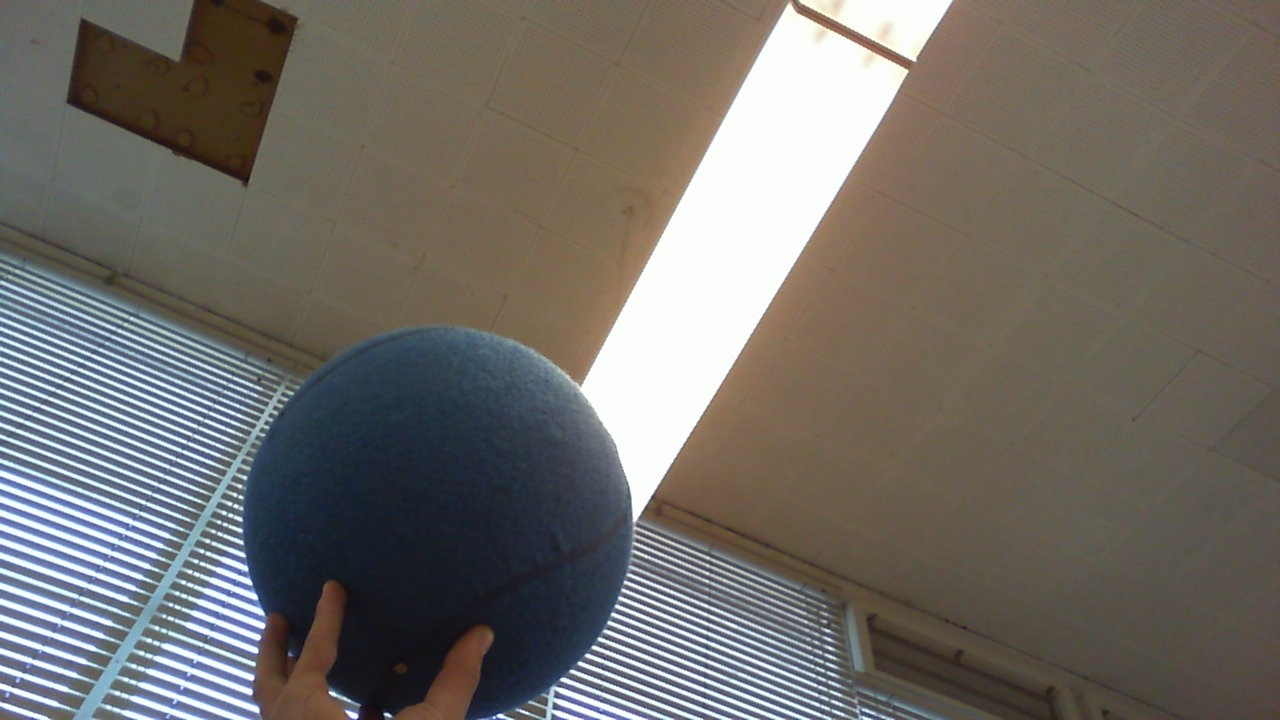
#> input picture vision2022/test2.jpg, 1280 x 720 px, given in place of the camera
$ python main.py test2.jpg test.jpg
#> lines starting #> are read from the running program, lines starting #| are printed output that depends on the picture; after the words box and inside, x2 and y2 are one past the last pixel; in counts of white or black regions, pixels touching at a corner belong together
#> in proc_video, frame is the input picture: shape (720, 1280, 3); mean B, G, R 103.5, 108.8, 112.5
import cv2
import numpy as np

import sys
from fractions import Fraction

DEBUG = 1
CHECKS = 1
# 80 = more false positives like faces, 120 = doesn't recognize far away cargo
MIN_SAT = 80
MIN_VAL = 100


def hue_range(hsvImg, minHue, maxHue):
    return cv2.inRange(hsvImg, (minHue, MIN_SAT, MIN_VAL), (maxHue, 255, 255))

def mask_yellow(hsvImg):
    return hue_range(hsvImg, 17, 35)


def process(masked, draw, color):
    # open to remove noise (erode, then dilate)
    # kernel = cv2.getStructuringElement(cv2.MORPH_RECT, (7, 7))
    # eroded = cv2.erode(masked, kernel, iterations=1)
    # opened = cv2.dilate(eroded, kernel, iterations=2)

    contours, _ = cv2.findContours(masked, cv2.RETR_EXTERNAL, cv2.CHAIN_APPROX_SIMPLE)
    print(color)
    for i, c in enumerate(contours):
        (x, y), radius = cv2.minEnclosingCircle(c)
        # filter out really small objects
        if radius < 10: # and CHECKS:
            continue
        # filter out non-round objects
        rx, ry, w, h = cv2.boundingRect(c)
        fullness = cv2.contourArea(c) / (w * h)
        # balls have fullness around .5,
        #  but far in the distance balls can be lower
        if fullness < 0.5 and CHECKS:
            continue

        aspectRatio = w / h
        # balls usually have aspect ratio >1 (they're round)
        if aspectRatio < 0.85 and CHECKS:
            continue

        cv2.circle(draw, (int(x), int(y)), int(radius), color, 3)
        if DEBUG:
            print(i, fullness, aspectRatio, radius)
            cv2.rectangle(draw, (rx, ry), (rx + w, ry + h), color, 3)
            cv2.putText(
                draw,
                str(i),
                (int(x), int(y)),
                cv2.FONT_HERSHEY_SIMPLEX,
                1,
                (0, 0, 0),
                3,
            )
    # cnts = cv2.drawContours(draw, contours, -1, (0, 255, 0), 3)
    return draw


def proc_img(frame):
    # resize
    h, w, _ = frame.shape
#> h = 720; w = 1280
    scale = 600 / float(w)
#> scale = 0.469
    width = int(scale * w)
#> width = 600
    height = int(scale * h)
#> height = 337
    print("resize:", (w, h), (width, height))
#| resize: (1280, 720) (600, 337)
    frame = cv2.resize(frame, (width, height), interpolation=cv2.INTER_AREA)
#> frame: shape (337, 600, 3)
    blurred = cv2.GaussianBlur(frame, (11, 11), 0)
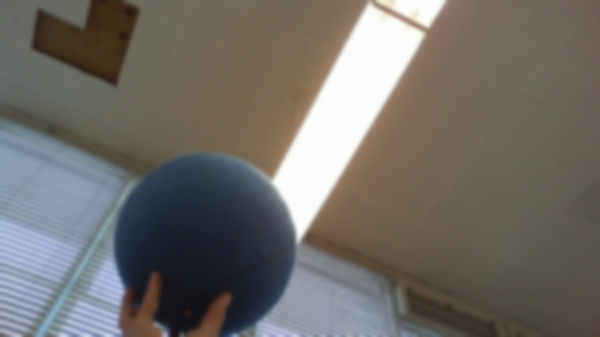
#> blurred: shape (337, 600, 3); mean of channels 0, 1, 2 103.5, 108.8, 112.5; drawn as B, G, R

    hsv = cv2.cvtColor(blurred, cv2.COLOR_BGR2HSV)
#> hsv: shape (337, 600, 3); mean H, S, V 47, 59.4, 120.4
    draw = frame.copy()

    """
    b = mask_blue(hsv)
    if DEBUG:
        cv2.imshow("blue", b)
    process(b, draw, (255, 0, 0))

    r = mask_red(hsv)
    if DEBUG:
        cv2.imshow("red", r)
    process(r, draw, (0, 0, 255))
    """
    y = mask_yellow(hsv)
#> in hue_range, `return cv2.inRange(hsvImg, (minHue, MIN_SAT, MIN_VAL), (maxHue, 255, 2..`:
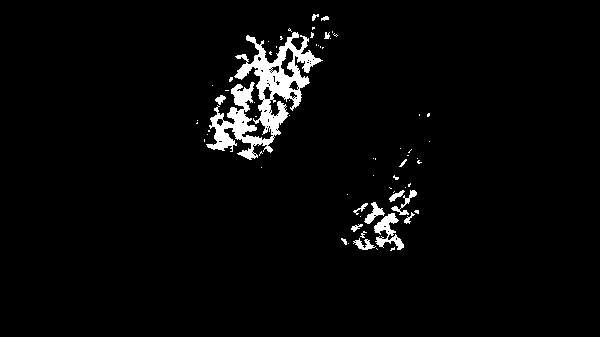
#> returned value: shape (337, 600); 3.2% white; 66 white regions (50 under 20 px)
    if DEBUG:
        cv2.imshow("yellow", y)
    process(y, draw, (0, 255, 0))
#> in process, `contours, _ = cv2.findContours(masked, cv2.RETR_EXTERNAL, cv2.CHAIN_AP..`: contours = 66 contours, 56 with area under 20; largest, box (x1, y1, x2, y2) and area: (206, 32, 323, 160) 4784, (374, 213, 404, 250) 394, (364, 202, 385, 224) 148, (391, 190, 417, 215) 110, (353, 238, 376, 250) 90
#> the loop in process, `for i, c in enumerate(contours):` made 66 passes
#> (x, y, radius) on passes 2, 3, 5, 6, 7, 8, 10, 11, 12, 14, 17, 18: (392, 248.5, 2.5), (348, 243, 0.0001), (343.5, 241, 3.91), (363, 234, 3.61), (356.5, 226.5, 6.04), (360, 216, 0.0001), (409, 218, 6.4), (416.2, 211.5, 2.3), (360, 207, 8.06), (347, 194, 0.0001), (397, 196, 8.6), (405, 187, 0.0001)
#> (c, x, y, radius) on passes 1, 15, 19, 27, 29, 31: ([[376, 248], [377, 249]], 376.5, 248.5, 0.707), ([[394, 191], [393, 192]], 393.5, 191.5, 0.707), ([[389, 187], [390, 188], [391, 188], [390, 188]], 390, 187.5, 1.12), ([[375, 158], [375, 159]], 375, 158.5, 0.5), ([[407, 155], [408, 155]], 407.5, 155, 0.5), ([[411, 149], [408, 152], [409, 152], [409, 151]], 409.5, 150.5, 2.12)

    cv2.imshow("Result", draw)


def proc_video(cap, speed_mult):
    # img = cv2.imread("field.png")
    i = 0
    while cap.isOpened():
        ret, frame = cap.read()
        if not ret:
            break

        i = (i + 1) % speed_mult
        if i != 0:
            continue

        proc_img(frame)

        if cv2.waitKey(15) & 0xFF == ord("q"):
#> (key q is pressed here)
            break

    cap.release()


if "i" in sys.argv:
    proc_img(cv2.imread(sys.argv[2]))
    cv2.waitKey(0)
elif "v" in sys.argv:
    proc_video(cv2.VideoCapture("the_hub.webm"), 20)
else:
    cap = cv2.VideoCapture(1)
    proc_video(cap, 1)
    cap.release()

cv2.destroyAllWindows()
